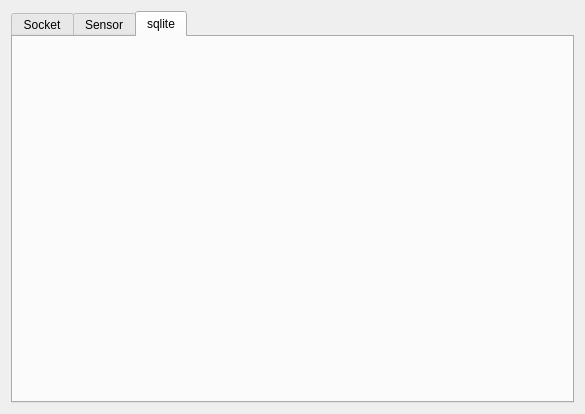
<?xml version="1.0" encoding="UTF-8"?>
<ui version="4.0">
 <class>MainWidget</class>
 <widget class="QWidget" name="MainWidget">
  <property name="geometry">
   <rect>
    <x>0</x>
    <y>0</y>
    <width>585</width>
    <height>414</height>
   </rect>
  </property>
  <property name="windowTitle">
   <string>MainWidget</string>
  </property>
  <layout class="QVBoxLayout" name="verticalLayout">
   <item>
    <widget class="QTabWidget" name="ptabWidget">
     <property name="currentIndex">
      <number>2</number>
     </property>
     <widget class="QWidget" name="Socket">
      <attribute name="title">
       <string>Socket</string>
      </attribute>
     </widget>
     <widget class="QWidget" name="Sensor">
      <attribute name="title">
       <string>Sensor</string>
      </attribute>
     </widget>
     <widget class="QWidget" name="sqlite">
      <attribute name="title">
       <string>sqlite</string>
      </attribute>
     </widget>
    </widget>
   </item>
  </layout>
 </widget>
 <resources/>
 <connections/>
</ui>
